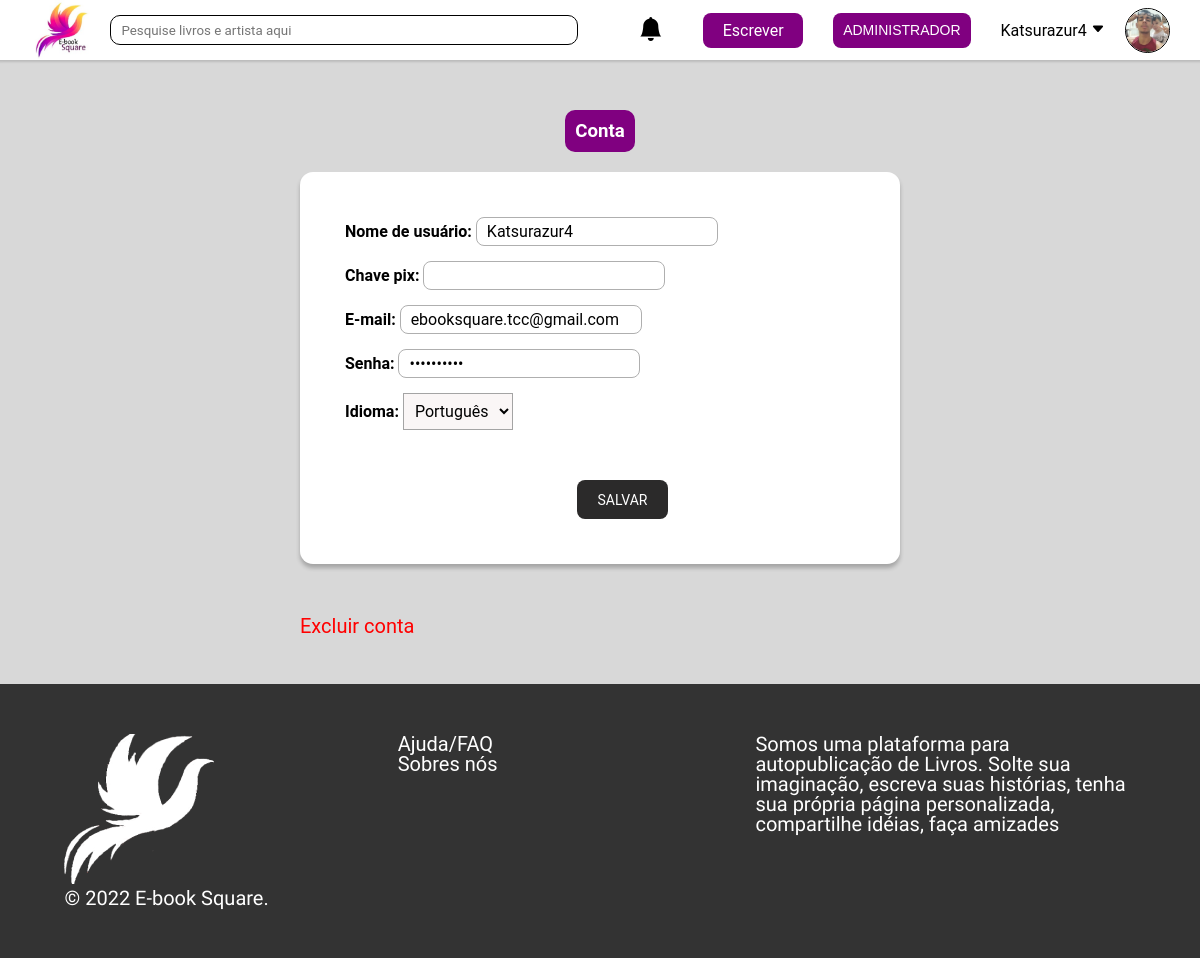
The page /App/View/pages/conta.php (signed in) on the database its author committed.
### tables this page shows
CREATE TABLE `usuario` (
  `ID_user` int(11) NOT NULL,
  `nome` varchar(80) NOT NULL,
  `codigo` varchar(20) NOT NULL,
  `email` varchar(50) NOT NULL,
  `foto` varchar(150) NOT NULL,
  `banner` varchar(150) NOT NULL,
  `descricaoUSU` varchar(1500) NOT NULL,
  `chavePix` varchar(300) NOT NULL,
  `status` int(11) NOT NULL DEFAULT 0,
  `senha` varchar(255) NOT NULL,
  `data_cad` date NOT NULL,
  `recuperar_senha` varchar(255) NOT NULL,
  `NOTmsg` tinyint(1) NOT NULL DEFAULT 1,
  `NOTatdp` tinyint(1) NOT NULL DEFAULT 1
);

### App/Model/verificacao.php (called while the page is built, shortened)
<?php
require_once "_conexao/conexao.php";
require_once 'class-log.php';
if(isset($_SESSION['ID_user']) && !empty($_SESSION['ID_user'])){
    $classLog = new log();
    $dados_usuario = $classLog->findUser([" ID_user = ".$_SESSION['ID_user']]);
}

### App/Model/class-log.php (called while the page is built, shortened)
<?php
class log
{
    public function findUser($refeDado)
    {
        $dados_usuario = $this->find(['*'], 'usuario', [" WHERE " . $refeDado[0]]);
        return $dados_usuario;
    }
    public function find($findDado, $tabela, $conditionRefDado)
    {
        global $pdo;
        $ComandoSQL = "SELECT $findDado[0] FROM $tabela $conditionRefDado[0]";
        $conn = $pdo->query($ComandoSQL);
        if ($conn->execute()) {
            if ($conn->rowCount() > 0) {
                $dados = $conn->fetch(PDO::FETCH_ASSOC);
                return $dados;
            }
        }
    }
}

### App/View/pages/conta.php (the view, shortened to what this page needs)
<?php
include_once '../../Model/verificacao.php';
?>
<!DOCTYPE html>
<html lang="en">
<head>
    <link rel="stylesheet" href="../assets/CSS/header.css">
    <link rel="stylesheet" href="../assets/CSS/footer.css">
    <link rel="stylesheet" href="../assets/CSS/configuracao.css">
    <link rel="stylesheet" href="../assets/CSS/conta.css">
</head>
<body>
<?php include_once 'header.php'; ?>
        <main id="main main_conta">
            <nav class="navegacao">
                <ul>
                    <a href="conta.php"><li class="opcao selecionado">Conta</li></a>
                </ul>
            </nav>
            <section class="config">
            <form action="" method="post">
                <div class="informacoes">
                    <p><span class="texto_topicos">Nome de usuário: </span><input type="text" name="nome_usuario" id="nome_usuario" value="<?= $dados_usuario['nome'];?>"></p>
                    <p><span class="texto_topicos">Chave pix: </span><input type="text" name="chave_pix" id="chave_pix" value="<?= $dados_usuario['chavePix'];?>"></p>
                    <p><span class="texto_topicos">E-mail: </span><input type="email" name="email_usuario" id="email_usuario" value="<?= $dados_usuario['email'];?>"></p>
                    <p><span class="texto_topicos">Senha: </span><input type="password" name="senha_usuario" id="senha_usuario" value="**********"></p>
                    <p><span class="texto_topicos">Idioma: <span></span>
                        <select class="idioma" name="idioma" id="idioma">
                            <option value="Portugues">Português</option>
                        </select>
                    </p>
                </div>
                <div class="botao_salvar_div">
                    <button class="botao_salvar" type="submit">SALVAR</button>
                </div>
                </form>
            </section>
            <a href="#" onclick="AbrirModalExcluir()" class="excluir">Excluir conta</a>
        </main>
        <?php include_once 'footer.php'; ?>
</body>
</html>

### App/View/pages/header.php (shortened to what this page needs)
<link rel="stylesheet" href="https://cdn.jsdelivr.net/npm/bootstrap-icons@1.10.4/font/bootstrap-icons.css">
<header id="header">
        <div class="container-header">
            <div class="img-logo-header">
                <a href="feed.php"><img src="../assets/IMAGENS/logo.jpg" alt="" class="logo-header"></a>
            </div>
            <ul class="dropdown">
            <li  class="pesquisa_li" style="margin-left:-20px ; ">
                <input  on="pesquisa_selecionada()" id="pesquisa" class="pesquisa" type="search" placeholder="Pesquise livros e artista aqui">
            </li>
            <?php if(isset($_SESSION['ID_user']) && !empty($_SESSION['ID_user'])){ ?>
<li class="notificacoes">
    <i class="bi bi-bell-fill" onclick="abrir_notificacao()" id="iconNot"></i>
</li>
<?php }?>
            <li class="block-right">
                <a href="pre-criacao.php">
                    <div class="type-new-history">
                        Escrever
                    </div>
                </a>
                <?php
                    if (isset($_SESSION['ID_user'])):
                        if($dados_usuario['status'] == 1){
                        ?>
                        <a href="painel-adm.php">
                            <div class="type-new-history" style="width: auto; padding: 10px;">
                                <span style="color: white; font-family:'Franklin Gothic Medium', 'Arial Narrow', Arial, sans-serif; font-size: 14px; font-weight: 500;" >ADMINISTRADOR</span>
                            </div>
                        </a>
                        <?php }?>
                        <div class="icone-user">
                            <p onclick="clique_perfil()" for="dropdown_perfil" id="nome" name="nome" class="nome_user">
                                <?= $dados_usuario['nome']; ?>
                            <svg id="dropdown_perfil_girar" xmlns="http://www.w3.org/2000/svg" width="14" height="14"
                                fill="currentColor" class="bi bi-caret-down-fill" viewBox="0 0 16 16">
                                <path
                                    d="M7.247 11.14 2.451 5.658C1.885 5.013 2.345 4 3.204 4h9.592a1 1 0 0 1 .753 1.659l-4.796 5.48a1 1 0 0 1-1.506 0z" />
                            </svg></p></p>
                            <div class="avatar-header">
                                <a href="Perfil.php?user=<?=$dados_usuario['ID_user']?>">
                                    <img class="editar_img" src="
                                            <?php if (isset($dados_usuario['foto']) && !empty($dados_usuario['foto'])) { ?>
                                    ../assets/IMAGEM_USUARIO/<?= $dados_usuario['foto'] ?>
                                            <?php } else { ?>
                                    ../assets/IMAGENS/blank.jpg
                                            <?php } ?>
                                " alt="Foto de perfil" name="perfil" id="perfil-header">
                                </a>
                            </div>
                        </div>
                <?php
                endif;
                ?>
            </li>
        </ul>
        </div>
</header>

### App/View/assets/CSS/header.css (style rules this page uses)
* { padding: 0; margin: 0; box-sizing: border-box; font-family: 'Roboto', sans-serif; text-decoration: none !important; color: black; }
body { overflow-x: hidden; }
.nome_user { margin-bottom: 0rem !important; }
header { z-index: 5; max-height: 60px; background-color: rgb(255, 255, 255); box-shadow: 0px 0px 2px 2px #1f1e1e27; }
.container-header { height: 60px; display: flex; justify-content: space-around; }
.logo-header { width: 70px; }
.icone-user { display: flex !important; align-items: center !important; gap: 10px; position: relative; cursor: pointer; }
#nome { position: relative; }
.block-right { display: flex; align-items: center; position: relative; gap: 30px; margin-left: -20px; }
.avatar-header { border-radius: 100%; height: 45px; width: 45px; display: flex; align-items: center; justify-content: center; }
.avatar-header img { border: 1px solid black; user-select: none; border-radius: 100%; margin-top: 5px; height: 45px; width: 45px; filter: brightness(1); }
.img-logo-header { margin-left: 30px; }
.type-new-history { width: 100px; height: 35px; display: flex; justify-content: center; align-items: center; background-color: var(--roxa); color: white !important; border-radius: 8px; cursor: pointer; }
.editar_img { object-fit: cover; }
.container-header .dropdown li { color: black; list-style: none; }
.container-header .dropdown { height: 100%; width: 100vw; display: flex; gap: 30px; justify-content: space-evenly; align-items: center !important; }
.pesquisa { border: 1px solid black; padding: 5px; padding-left: 10px; width: 39vw; height: 30px; border-radius: 10px; }
svg { transition: 0.5s; }
.pesquisa_li { position: relative; }
.notificacoes { position: relative; }
.notificacoes .bi-bell-fill { font-size: 18pt; color: rgb(0, 0, 0); cursor: pointer; }
ol, ul { padding-left: 0 !important; }
img, svg { vertical-align: baseline !important; }

### App/View/assets/CSS/configuracao.css (style rules this page uses)
* { padding: 0; margin: 0; box-sizing: border-box; font-family: 'Roboto', sans-serif; text-decoration: none; color: black; }
body { position: relative; width: 100vw; height: 100vh; overflow-x: hidden; background-color: #D8D8D8 }
main { display: flex; flex-direction: column; align-items: center; min-height: 100%; padding-bottom: 300px; }
.navegacao ul { display: flex; gap: 30px; margin-top: 50px; }
.opcao { list-style: none; cursor: pointer; color: var(--roxa-op); padding: 10px; border-radius: 10px; font-weight: 600; font-size: 14pt; }
.selecionado { color: white; background-color: var(--roxa); }
.config { min-height: 380px; position: relative; width: 50%; margin-top: 20px; margin-bottom: 50px; padding: 30px 0 45px 45px ; border-radius: 13px; background-color: white; box-shadow: 0 4px 4px #0000003d; }
.informacoes p { margin-top: 15px; }
.informacoes input { border-radius: 8px; font-size: 12pt; border: 1px solid #AFAFAF; padding: 4px 10px; }
.texto_topicos { font-weight: 600; font-size: 12pt; }
.idioma { font-size: 12pt; padding: 7px; background-color: #FAF6F6; border: 1px solid #A4A4A4; }
.botao_salvar { margin: 0 auto; margin-top: 50px; font-weight: 400; font-size: 14px; background-color: #2B2A2A; border: none; padding: 11.5px 21px; color: white; border-radius: 8px; text-align: center; }
.botao_salvar_div { display: flex; justify-content: center; }
.excluir { width: 50%; margin-bottom: 20px; color: #FF0000; font-size: 15pt; }

### App/View/assets/CSS/config.css (style rules this page uses)
:root { --roxa: #800080; --roxa-hover: #690069; --roxa-op: #80008091; }

### rows shown on the page
usuario: nome "Katsurazur4", foto (picture), nome_usuario "Katsurazur4", email_usuario "ebooksquare.tcc@gmail.com"
